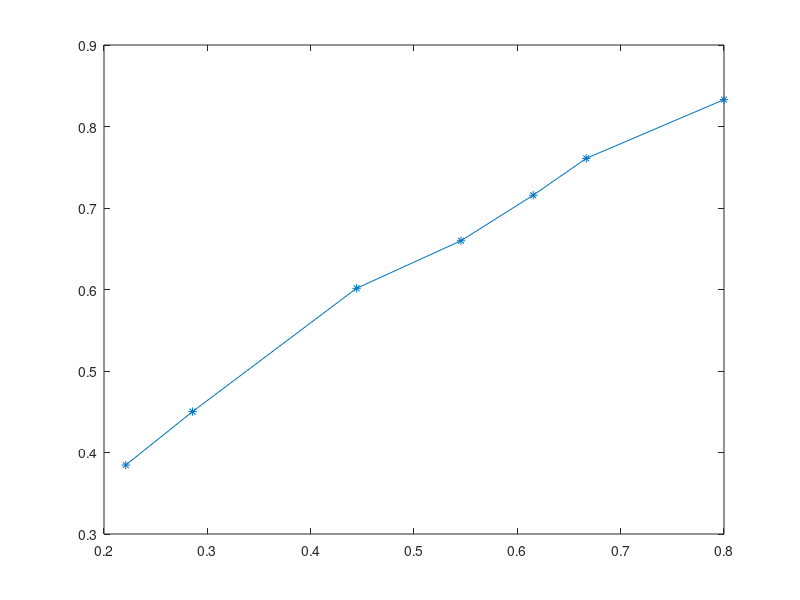

MATLAB code for this plot: (Note: this script raises an error after producing the figure.)
AR=[2,1,0.8,0.6,0.4,0.2,0.141891892];
Dh=[ 0.224 0.24 0.307692308 0.381818182 0.448351648 0.571428571 0.654315789];
Dh2R=2./(2+1./AR)
k=[  0.833 0.7609 0.7157 0.6598 0.6015 0.4502 0.3846];
% k2=[  0.833 0.7857 0.7157 0.6598 0.6216 0.4502 0.3846];
plot(Dh2R,k,'*-');
% hold on;
% plot(Dh2R,k,'*-');
cftool(Dh2R,k)
 






% AR=[2,1,0.8,0.6,0.4,0.2,0.141891892];
% Dh=[ 0.224 0.24 0.307692308 0.381818182 0.448351648 0.571428571 0.654315789];
% Dh2R=2./(2+1./AR)
% k=[0.822 0.7503 0.7157 0.6754 0.6015 0.4502 0.3846];
% plot(sqrt(Dh2R),k,'*-');
% % hold on;
% % plot(Dh2R,k,'*-');
% cftool(sqrt(Dh2R),k)
%  